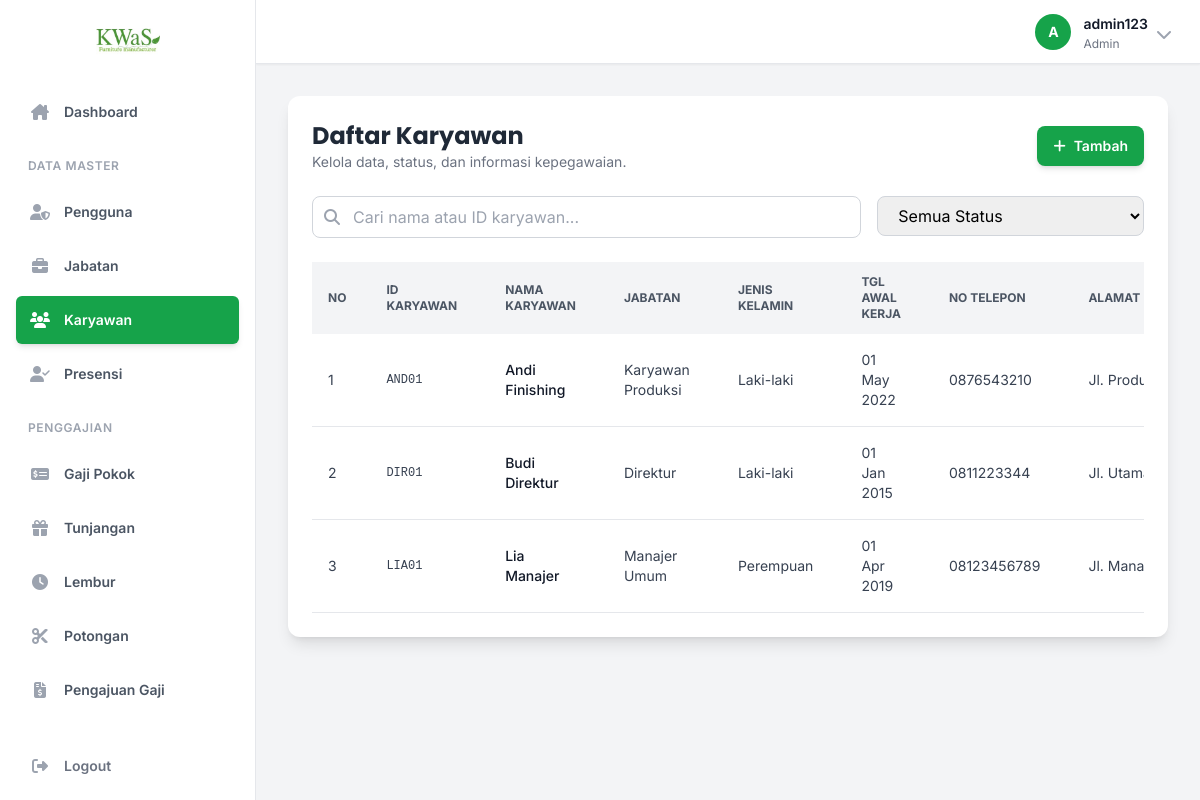
/pages/karyawan.php (signed in), run on the app's committed database.
### tables this page shows
CREATE TABLE KARYAWAN (
    Id_Karyawan VARCHAR(15) PRIMARY KEY,
    Nama_Karyawan VARCHAR(50) NOT NULL,
    Jenis_Kelamin ENUM('Laki-laki', 'Perempuan'),
    Tgl_Lahir DATE,
    Tgl_Awal_Kerja DATE,
    Alamat VARCHAR(255),
    Telepon VARCHAR(15),
    Id_Pengguna VARCHAR(15) UNIQUE,
    Id_Jabatan VARCHAR(15),
    Status VARCHAR(10) DEFAULT 'Aktif',
    FOREIGN KEY (Id_Pengguna) REFERENCES PENGGUNA(Id_Pengguna) ON DELETE SET NULL,
    FOREIGN KEY (Id_Jabatan) REFERENCES JABATAN(Id_Jabatan) ON DELETE SET NULL
);

CREATE TABLE JABATAN (
    Id_Jabatan VARCHAR(15) PRIMARY KEY,
    Nama_Jabatan VARCHAR(50) NOT NULL,
    Pendidikan VARCHAR(20)
);

### includes/functions.php (called while the page is built, shortened)
<?php
function e($string) {
    return htmlspecialchars($string ?? '', ENT_QUOTES, 'UTF-8');
}
?>

### pages/karyawan.php (the view, shortened to what this page needs)
<?php
require_once __DIR__ . '/../includes/functions.php';
$action = $_GET['action'] ?? 'list';
$page = isset($_GET['page']) ? (int)$_GET['page'] : 1;
$search = $_GET['search'] ?? '';
$records_per_page = 10;
$offset = ($page - 1) * $records_per_page;
require_once __DIR__ . '/../includes/header.php';
?>
<?php if ($action === 'list'): ?>
    <div class="bg-white p-6 rounded-xl shadow-lg">
        <div class="flex flex-col sm:flex-row justify-between items-start sm:items-center mb-6 gap-4">
            <div>
                <h2 class="text-2xl font-bold text-gray-800 font-poppins">Daftar Karyawan</h2>
                <p class="text-gray-500 text-sm">Kelola data, status, dan informasi kepegawaian.</p>
            </div>
            <a href="karyawan.php?action=add" class="w-full sm:w-auto bg-green-600 text-white px-4 py-2.5 rounded-lg hover:bg-green-700 text-sm font-semibold shadow-md hover:shadow-lg transition-all flex items-center justify-center">
                <i class="fa-solid fa-plus mr-2"></i>Tambah
            </a>
        </div>
        <form method="get" action="karyawan.php" class="mb-6 grid grid-cols-1 md:grid-cols-3 gap-4">
            <div class="md:col-span-2">
                <div class="relative">
                    <input type="text" name="search" value="<?= e($search) ?>" placeholder="Cari nama atau ID karyawan..." class="w-full pl-10 pr-4 py-2 border border-gray-300 rounded-lg focus:outline-none focus:ring-2 focus:ring-green-500">
                    <div class="absolute inset-y-0 left-0 pl-3 flex items-center pointer-events-none">
                    </div>
                </div>
            </div>
            <div>
                <select name="status" onchange="this.form.submit()" class="w-full px-4 py-2 border border-gray-300 rounded-lg focus:outline-none focus:ring-2 focus:ring-green-500">
                    <option value="">Semua Status</option>
                </select>
            </div>
        </form>
        <div class="overflow-x-auto">
            <table class="w-full text-sm text-left text-gray-700">
                <thead class="text-xs uppercase bg-gray-100 text-gray-600">
                    <tr>
                        <th class="px-4 py-3">No</th>
                        <th class="px-6 py-3">ID Karyawan</th>
                        <th class="px-6 py-3">Nama Karyawan</th>
                        <th class="px-6 py-3">Jabatan</th>
                        <th class="px-6 py-3">Jenis Kelamin</th>
                        <th class="px-6 py-3">Tgl Awal Kerja</th>
                        <th class="px-6 py-3">No Telepon</th>
                        <th class="px-6 py-3">Alamat</th>
                    </tr>
                </thead>
                <tbody>
                    <?php
                    $count_params = [];
                    $types_string_count = '';
                    $search_param = "%" . $search . "%";
                    array_push($count_params, $search_param, $search_param);
                    $types_string_count .= 'ss';
                    $data_params = $count_params;
                    $types_string_data = $types_string_count;
                    $sql = "SELECT k.*, j.Nama_Jabatan FROM KARYAWAN k LEFT JOIN JABATAN j ON k.Id_Jabatan = j.Id_Jabatan WHERE (k.Nama_Karyawan LIKE ? OR k.Id_Karyawan LIKE ?)";
                    $sql .= " ORDER BY k.Nama_Karyawan ASC LIMIT ? OFFSET ?";
                    array_push($data_params, $records_per_page, $offset);
                    $types_string_data .= 'ii';
                    $stmt = $conn->prepare($sql);
                    if(!empty($types_string_data)) $stmt->bind_param($types_string_data, ...$data_params);
                    $stmt->execute();
                    $result = $stmt->get_result();
                    $no = $offset + 1;
                    if($result->num_rows > 0) {
                        while ($row = $result->fetch_assoc()):
                        ?>
                        <tr class="bg-white border-b hover:bg-gray-50 transition-colors">
                            <td class="px-4 py-4"><?= $no++ ?></td>
                            <td class="px-6 py-4 font-mono text-xs"><?= e($row['Id_Karyawan']) ?></td>
                            <td class="px-6 py-4 font-medium text-gray-900"><?= e($row['Nama_Karyawan']) ?></td>
                            <td class="px-6 py-4"><?= e($row['Nama_Jabatan']) ?? 'N/A' ?></td>
                            <td class="px-6 py-4"><?= e($row['Jenis_Kelamin']) ?></td>
                            <td class="px-6 py-4"><?= e(date('d M Y', strtotime($row['Tgl_Awal_Kerja']))) ?></td>
                            <td class="px-6 py-4"><?= e($row['Telepon']) ?></td>
                            <td class="px-6 py-4 truncate max-w-xs" title="<?= e($row['Alamat']) ?>"><?= e($row['Alamat']) ?></td>
                        </tr>
                        <?php endwhile;
                    } else {
                         echo '<tr><td colspan="10" class="text-center py-5 text-gray-500">Tidak ada data ditemukan.</td></tr>';
                    }
                    ?>
                </tbody>
            </table>
        </div>
    </div>
<?php endif; ?>
<?php
require_once __DIR__ . '/../includes/footer.php';
?>

### includes/header.php (style rules this page uses)
body { font-family: 'Inter', sans-serif; }
.font-poppins { font-family: 'Poppins', sans-serif; }

### data on the page
karyawan: Id_Karyawan "AND01", Nama_Karyawan "Andi Finishing", Id_Jabatan.Nama_Jabatan "Karyawan Produksi", Jenis_Kelamin "Laki-laki", Tgl_Awal_Kerja "01 May 2022", Telepon "0876543210", Alamat "Jl.…"
karyawan: Id_Karyawan "DIR01", Nama_Karyawan "Budi Direktur", Id_Jabatan.Nama_Jabatan "Direktur", Jenis_Kelamin "Laki-laki", Tgl_Awal_Kerja "01 Jan 2015", Telepon "0811223344", Alamat "Jl.…"
karyawan: Id_Karyawan "LIA01", Nama_Karyawan "Lia Manajer", Id_Jabatan.Nama_Jabatan "Manajer Umum", Jenis_Kelamin "Perempuan", Tgl_Awal_Kerja "01 Apr 2019", Telepon "08123456789", Alamat "Jl.…"

### other printed values
$item['name'] "Dashboard"
$item['group'] "DATA MASTER"
$item['name'] "Pengguna"
$item['name'] "Jabatan"
$item['name'] "Karyawan"
$item['name'] "Presensi"
$item['group'] "PENGGAJIAN"
$item['name'] "Gaji Pokok"
$item['name'] "Tunjangan"
$item['name'] "Lembur"
$item['name'] "Potongan"
$item['name'] "Pengajuan Gaji"
substr($current_user_name, 0, 1) "A"
$current_user_name "admin123"
$current_user_level "Admin"
